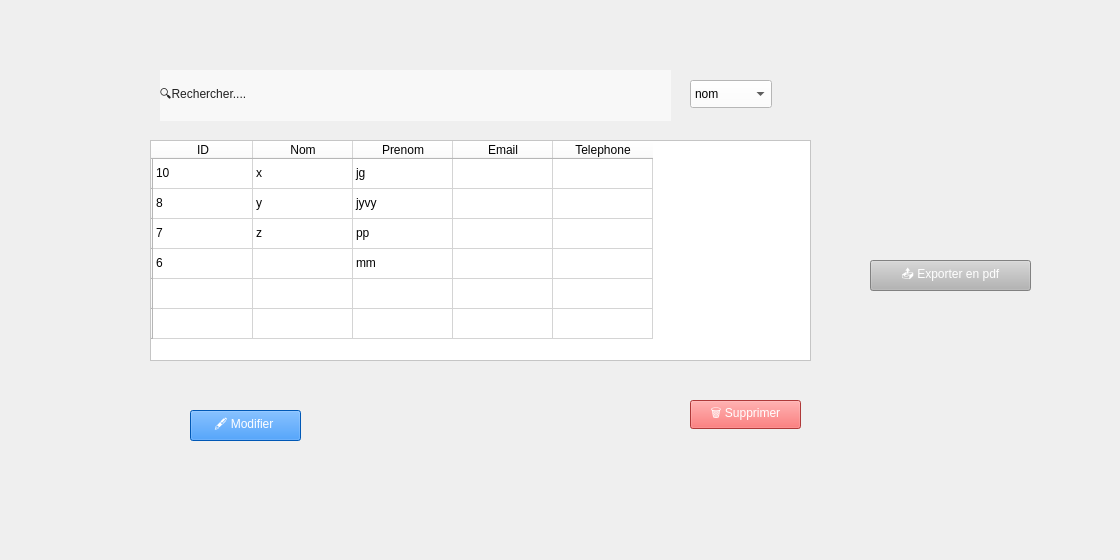
        <widget class="QWidget" name="tab_6">
         <attribute name="title">
          <string>Consulter</string>
         </attribute>
         <widget class="QWidget" name="widget_11" native="true">
          <property name="geometry">
           <rect>
            <x>-10</x>
            <y>-10</y>
            <width>1111</width>
            <height>551</height>
           </rect>
          </property>
          <property name="styleSheet">
           <string notr="true">QWidget {
    background: qlineargradient(x1: 0, y1: 0, x2: 0, y2: 1, 
                                stop: 0 #F8F0E0, 
                                stop: 0.5 #F5EAD8, 
                                stop: 1 #F2E4D0);
}</string>
          </property>
          <widget class="QLineEdit" name="lineEdit_10">
           <property name="geometry">
            <rect>
             <x>280</x>
             <y>80</y>
             <width>401</width>
             <height>51</height>
            </rect>
           </property>
           <property name="styleSheet">
            <string notr="true">color: rgb(248, 248, 248);
background-color: rgb(248, 248, 248);
border: none;</string>
           </property>
          </widget>
          <widget class="QLabel" name="label_27">
           <property name="geometry">
            <rect>
             <x>170</x>
             <y>80</y>
             <width>511</width>
             <height>51</height>
            </rect>
           </property>
           <property name="styleSheet">
            <string notr="true">background-color: rgb(248, 248, 248);
color: rgb(34, 34, 34);</string>
           </property>
           <property name="text">
            <string>🔍Rechercher....</string>
           </property>
          </widget>
          <widget class="QTableWidget" name="tableClient_5">
           <property name="geometry">
            <rect>
             <x>160</x>
             <y>150</y>
             <width>661</width>
             <height>221</height>
            </rect>
           </property>
           <property name="styleSheet">
            <string notr="true">background-color: rgb(255, 255, 255);
color: rgb(3, 3, 3);</string>
           </property>
           <row>
            <property name="text">
             <string/>
            </property>
           </row>
           <row>
            <property name="text">
             <string/>
            </property>
           </row>
           <row>
            <property name="text">
             <string/>
            </property>
           </row>
           <row>
            <property name="text">
             <string/>
            </property>
           </row>
           <row>
            <property name="text">
             <string/>
            </property>
           </row>
           <row>
            <property name="text">
             <string/>
            </property>
           </row>
           <column>
            <property name="text">
             <string>ID</string>
            </property>
           </column>
           <column>
            <property name="text">
             <string>Nom</string>
            </property>
           </column>
           <column>
            <property name="text">
             <string>Prenom</string>
            </property>
           </column>
           <column>
            <property name="text">
             <string>Email</string>
            </property>
           </column>
           <column>
            <property name="text">
             <string>Telephone</string>
            </property>
           </column>
           <item row="0" column="0">
            <property name="text">
             <string>10</string>
            </property>
           </item>
           <item row="0" column="1">
            <property name="text">
             <string>x</string>
            </property>
           </item>
           <item row="0" column="2">
            <property name="text">
             <string>jg</string>
            </property>
           </item>
           <item row="1" column="0">
            <property name="text">
             <string>8</string>
            </property>
           </item>
           <item row="1" column="1">
            <property name="text">
             <string>y</string>
            </property>
           </item>
           <item row="1" column="2">
            <property name="text">
             <string>jyvy</string>
            </property>
           </item>
           <item row="2" column="0">
            <property name="text">
             <string>7</string>
            </property>
           </item>
           <item row="2" column="1">
            <property name="text">
             <string>z</string>
            </property>
           </item>
           <item row="2" column="2">
            <property name="text">
             <string>pp</string>
            </property>
           </item>
           <item row="3" column="0">
            <property name="text">
             <string>6</string>
            </property>
           </item>
           <item row="3" column="2">
            <property name="text">
             <string>mm</string>
            </property>
           </item>
          </widget>
          <widget class="QComboBox" name="comboBox_4">
           <property name="geometry">
            <rect>
             <x>700</x>
             <y>90</y>
             <width>82</width>
             <height>28</height>
            </rect>
           </property>
           <property name="styleSheet">
            <string notr="true">background-color: rgb(255, 255, 255);</string>
           </property>
           <item>
            <property name="text">
             <string>nom</string>
            </property>
           </item>
           <item>
            <property name="text">
             <string>id</string>
            </property>
           </item>
          </widget>
          <widget class="QPushButton" name="btnEdit_3">
           <property name="geometry">
            <rect>
             <x>200</x>
             <y>420</y>
             <width>111</width>
             <height>31</height>
            </rect>
           </property>
           <property name="styleSheet">
            <string notr="true">background-color: rgb(0, 123, 255);
color: rgb(255, 255, 255);
</string>
           </property>
           <property name="text">
            <string>🖋️ Modifier </string>
           </property>
          </widget>
          <widget class="QPushButton" name="bt_3">
           <property name="geometry">
            <rect>
             <x>700</x>
             <y>410</y>
             <width>111</width>
             <height>29</height>
            </rect>
           </property>
           <property name="styleSheet">
            <string notr="true">background-color: rgb(244, 80, 80);
color: rgb(255, 255, 255);</string>
           </property>
           <property name="text">
            <string>🗑️ Supprimer</string>
           </property>
          </widget>
          <widget class="QPushButton" name="pushButton_71">
           <property name="geometry">
            <rect>
             <x>880</x>
             <y>270</y>
             <width>161</width>
             <height>31</height>
            </rect>
           </property>
           <property name="styleSheet">
            <string notr="true"> background-color: rgb(180, 180, 180);
color: rgb(255, 255, 255);</string>
           </property>
           <property name="text">
            <string>📤 Exporter en pdf</string>
           </property>
          </widget>
         </widget>
        </widget>
